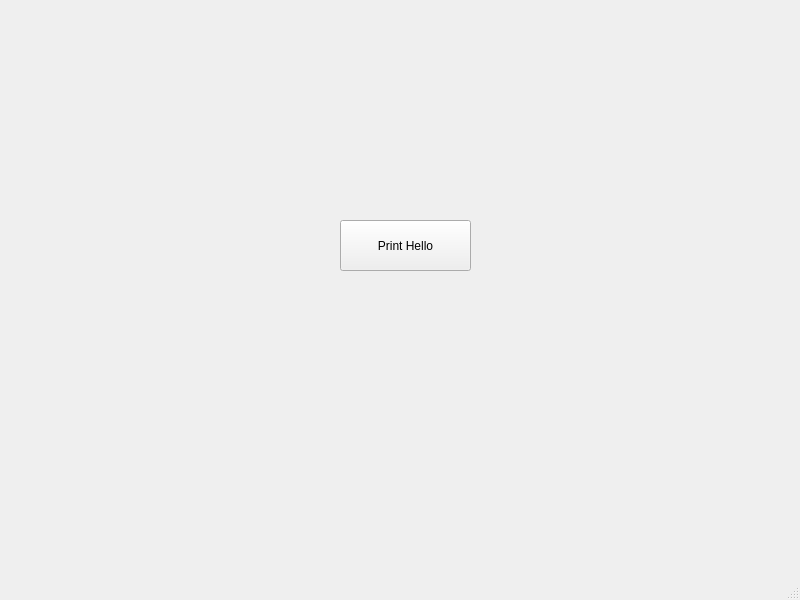
<?xml version="1.0" encoding="UTF-8"?>
<ui version="4.0">
 <class>MainWindow</class>
 <widget class="QMainWindow" name="MainWindow">
  <property name="geometry">
   <rect>
    <x>0</x>
    <y>0</y>
    <width>800</width>
    <height>600</height>
   </rect>
  </property>
  <property name="windowTitle">
   <string>MainWindow</string>
  </property>
  <widget class="QWidget" name="centralwidget">
   <widget class="QPushButton" name="pushButton">
    <property name="geometry">
     <rect>
      <x>340</x>
      <y>220</y>
      <width>131</width>
      <height>51</height>
     </rect>
    </property>
    <property name="text">
     <string>Print Hello</string>
    </property>
   </widget>
  </widget>
  <widget class="QMenuBar" name="menubar">
   <property name="geometry">
    <rect>
     <x>0</x>
     <y>0</y>
     <width>800</width>
     <height>22</height>
    </rect>
   </property>
  </widget>
  <widget class="QStatusBar" name="statusbar"/>
 </widget>
 <resources/>
 <connections/>
</ui>
